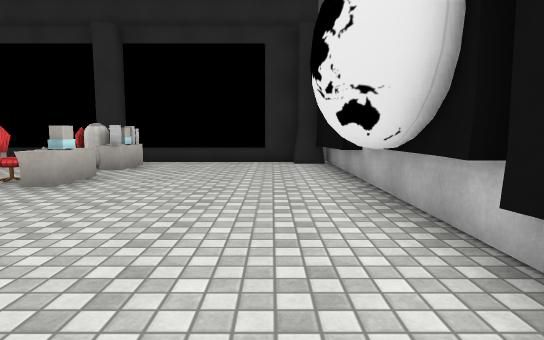
[1] (above)

12 first-person views from a walk through a Unity game level. The camera is 1.2 m above the floor, tilts 6° down and sees 75° across. The floor is counted in squares, 1.44 m on a side. Each view is taken from the middle of a square. On the plan, view 1 faces up. The plan holds only what a view shows up to about 12 squares ahead; the rest is blank. The place goes on beyond the plan. The player is left out. Door leaves are left out, so doorways stand open. Some surface patterns are stand-ins.

[2]
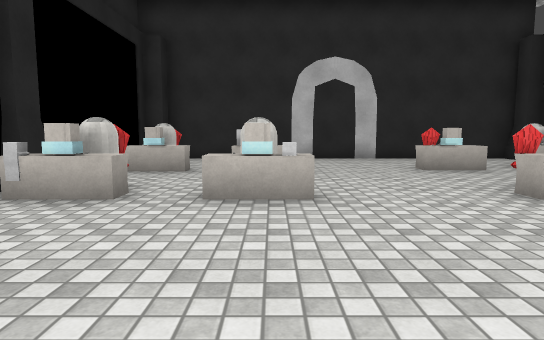

[3]
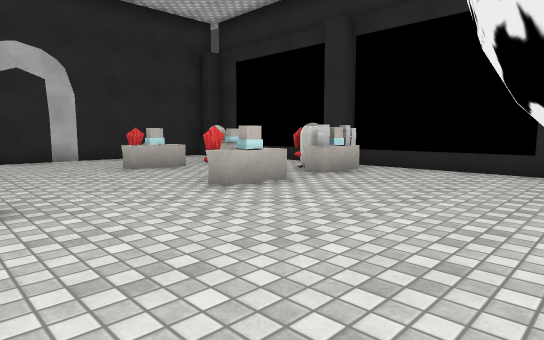

[4]
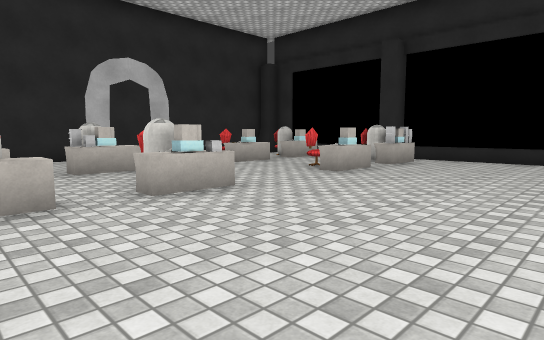

[5]
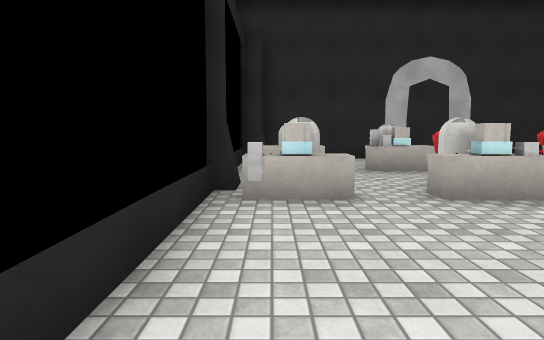

[6]
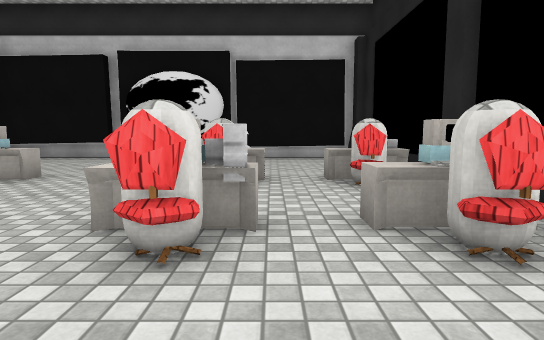

[7]
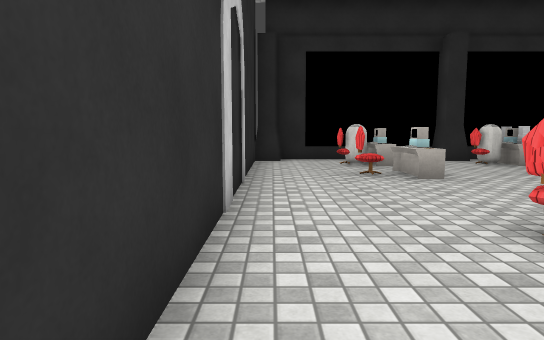

[8]
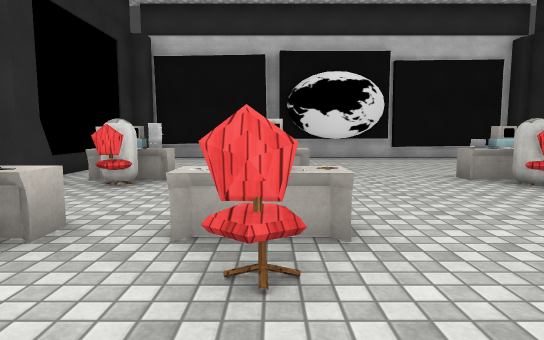

[9]
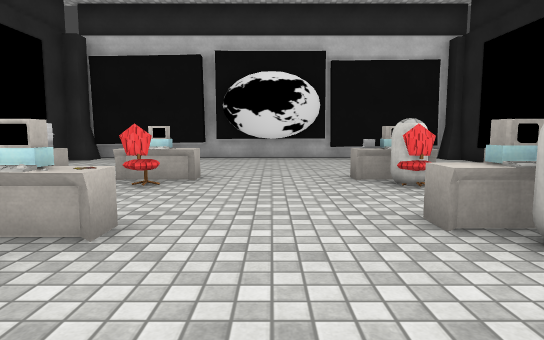

[10]
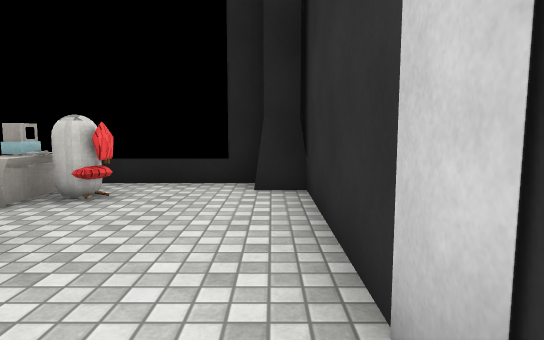

[11]
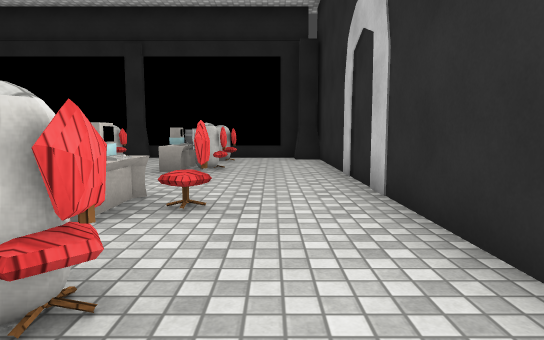

[12]
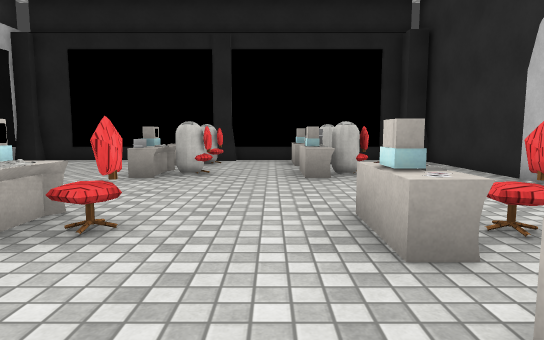

### Floor plan
Points are (right, up) in squares from view 1. A wall is a line through its corners. A room is listed if a view was taken in it or the views show most of it. See-through windows are left out.
Room 1 (views 1, 2, 3, 4, 5, 6, 7, 8, 9, 10, 11, 12)
walls: (0.7, 3.2) (0.6, 3.8) (0.6, 4.7) (0.9, 5.1); (-4.3, -1.8) (0.5, -1.8); (0.8, 2.9) (0.6, 3.4) (0.6, 4.1) (0.7, 4.9); (-6.1, 10.2) (-9.5, 10.2); (-5.4, 10.4) (-8, 10.4); (1.6, 0.5) (1.6, 10.1); (-0.1, 10.4) (-4, 10.4); (-10.5, 9.9) (-10.5, -1.8) (-5.5, -1.8); (0.5, 10.2) (-4, 10.2); (1.6, -1.6) (1.6, -0.5)
objects: other object (-10, -2); other object (-10, 10) to (-10, 11); other object (-8, 0); other object (-8, 2); other object (-8, 6); other object (-8, 9); other object (-8, 10); other object (-7, -1) to (-7, 0); other object (-7, 1); other object (-7, 2); other object (-7, 6); other object (-7, 8) to (-7, 9); other object (-5, -3) to (-4, -2); other object (-5, 0); other object (-5, 2); other object (-5, 6) to (-4, 6); other object (-5, 9); other object (-5, 10); other object (-4, -1) to (-4, 0); other object (-4, 2); other object (-4, 3); other object (-4, 7); other object (-4, 8); other object (-4, 9); other object (-3, -1); other object (-3, 2); other object (-3, 6); other object (-3, 8) to (-3, 9); other object (1, -3) to (1, -2); other object (1, 9); other object (1, 10) to (1, 11)

Positions as (right, up) in squares from view 1, and headings:
1: (0, 0), facing up
2: (1, 2), facing left
3: (1, 2), facing up-left
4: (1, -1), facing up-left
5: (1, -1), facing left
6: (-10, 1), facing right
7: (-10, -1), facing up
8: (-10, 6), facing right
9: (-10, 4), facing right
10: (-10, 4), facing down
11: (-9, 10), facing down
12: (-6, 9), facing down
